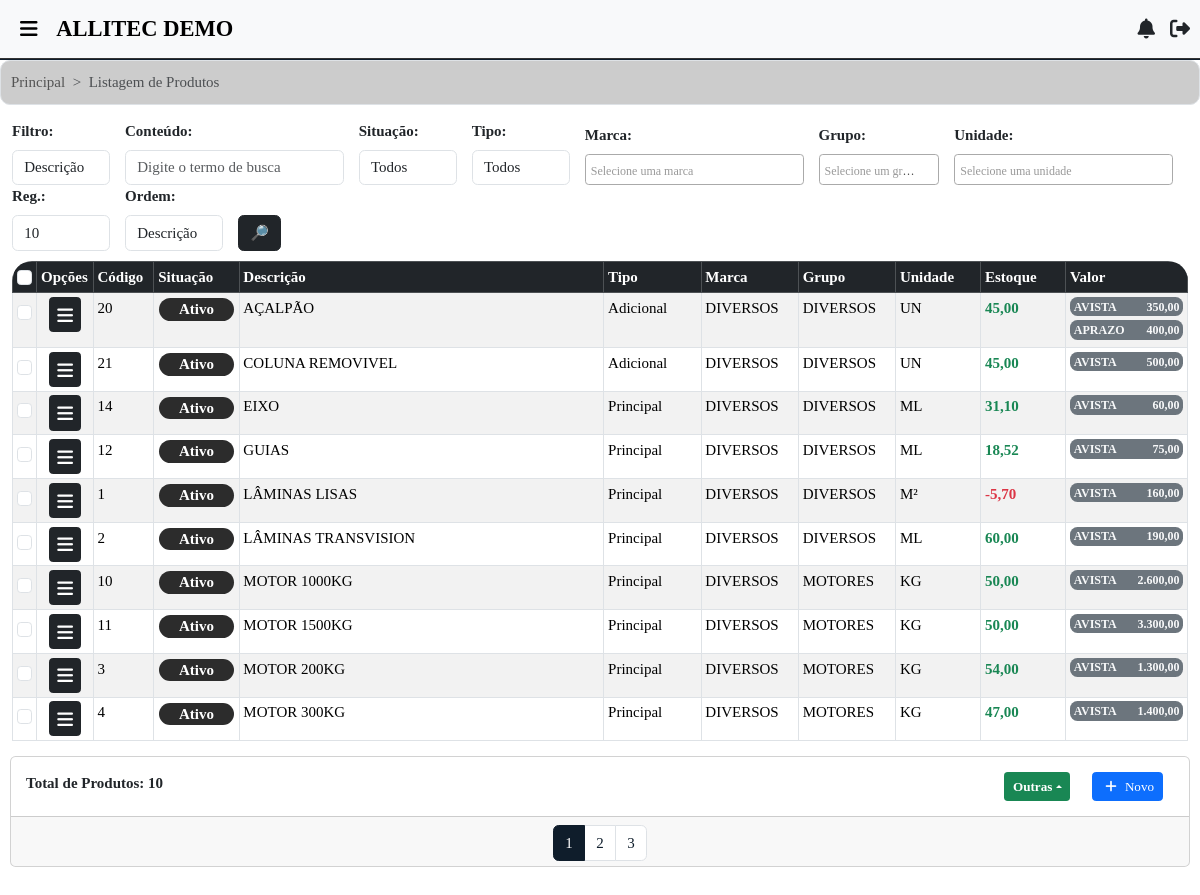
Before: /produtos/lista/ (signed in) with the older database file.
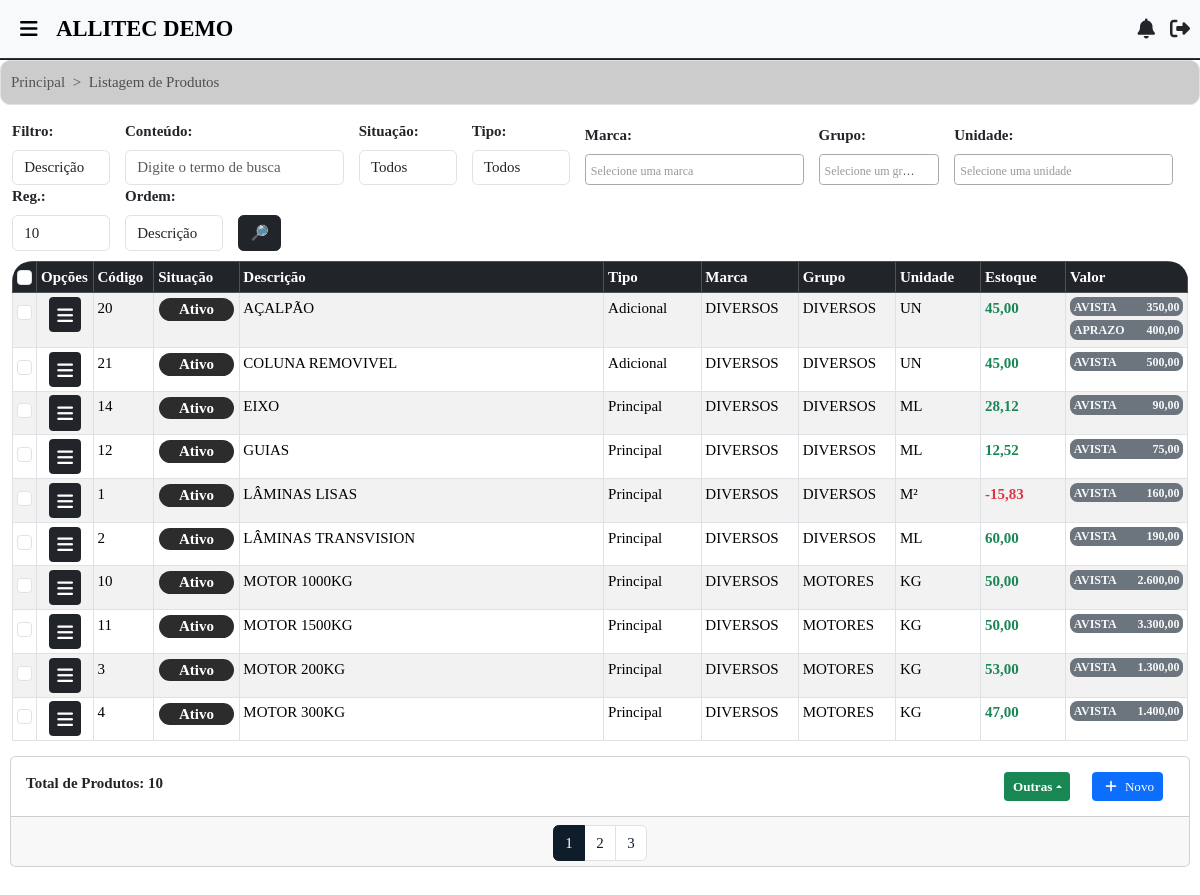
After: the same page with the newer database file.
### produtos/models.py (models this page shows, shortened)
class Produto(models.Model):
    vinc_emp = models.ForeignKey('empresas.Empresa', on_delete=models.CASCADE)
    grupo = models.ForeignKey(Grupo, on_delete=models.SET_NULL, null=True)
    marca = models.ForeignKey(Marca, on_delete=models.SET_NULL, null=True)
    unidProd = models.ForeignKey(Unidade, on_delete=models.SET_NULL, null=True)
    situacao = models.CharField(
        verbose_name="Situação",
        max_length=50,
        choices=[
            ('Ativo', 'Ativo'),
            ('Inativo', 'Inativo'),
        ],
        default="Ativo"
    )
    tp_prod = models.CharField(
        verbose_name="Tipo do Produto",
        max_length=50,
        choices=[
            ('Principal', 'Principal'),
            ('Adicional', 'Adicional'),
        ]
    )
    lista_orc = models.BooleanField(default=False, verbose_name="Exibir na Lista (Orçamentos)")
    desc_prod = models.CharField(max_length=50)
    desc_normalizado = models.CharField(max_length=255, blank=True, null=True)
    vl_compra = models.CharField(max_length=50, default='0.00')
    estoque_prod = models.DecimalField(max_digits=10, decimal_places=2, default=0)
    regra = models.ForeignKey(
        RegraProduto,
        null=True,
        blank=True,
        on_delete=models.SET_NULL
    )
    class Meta:
        verbose_name_plural = "Produtos"
        permissions = [
            ("clonar_produto", "Pode clonar produtos"),
        ]

### tabelas_preco/models.py (models this page shows, shortened)
class TabelaPreco(models.Model):
    descricao = models.CharField(max_length=100, unique=True)
    margem = models.DecimalField(max_digits=12, decimal_places=2, default=0)
    vinc_emp = models.ForeignKey('empresas.Empresa', on_delete=models.CASCADE, null=True, blank=True)
    class Meta:
        verbose_name_plural = "Tabelas de Preço"

### marcas/models.py (models this page shows, shortened)
class Marca(models.Model):
    nome_marca = models.CharField(max_length=100, unique=True)
    vinc_emp = models.ForeignKey('empresas.Empresa', on_delete=models.CASCADE, null=True, blank=True)
    def __str__(self):
        return self.nome_marca
    class Meta:
        verbose_name_plural = "Marcas"

### grupos/models.py (models this page shows, shortened)
class Grupo(models.Model):
    nome_grupo = models.CharField(
        max_length=100,
        verbose_name="Descrição"
    )
    vinc_emp = models.ForeignKey('empresas.Empresa', on_delete=models.CASCADE)
    def __str__(self):
        return f"{self.nome_grupo}"
    class Meta:
        verbose_name_plural = "Grupos"

### unidades/models.py (models this page shows, shortened)
class Unidade(models.Model):
    nome_unidade = models.CharField(max_length=100, unique=True)
    vinc_emp = models.ForeignKey('empresas.Empresa', on_delete=models.CASCADE, null=True, blank=True)
    def __str__(self):
        return self.nome_unidade
    class Meta:
        verbose_name_plural = "Unidades"

### produtos/views.py (the view, shortened to what this page needs)
# urls.py: path("lista/", views.lista_produtos, name='lista-produtos'),
@verifica_permissao('produtos.view_produto')
@login_required
def lista_produtos(request):
    s = request.GET.get('s', '').strip()
    tp = request.GET.get('tp')
    tp_produto = request.GET.get('tp_produto')
    grupo = request.GET.get('gp')
    marca = request.GET.get('marc')
    unid = request.GET.get('unid')
    reg = request.GET.get('reg', '10')
    sit = request.GET.get('sit')
    ordem = request.GET.get('ordem', 'desc_prod')
    produtos = Produto.objects.filter(vinc_emp=request.user.empresa)
    if ordem == '0':
        produtos = produtos.order_by('desc_prod')
    elif ordem == '1':
        produtos = produtos.order_by('id')
    else:
        produtos = produtos.order_by(ordem)
    if tp == 'desc' and s:
        norm_s = remove_accents(s).lower()
        produtos = produtos.filter(desc_normalizado__icontains=norm_s)
    if tp_produto in ['Principal', 'Adicional']:
        produtos = produtos.filter(tp_prod__exact=tp_produto)
    if sit == '1':
        produtos = produtos.filter(situacao='Ativo')
    elif sit == '2':
        produtos = produtos.filter(situacao='Inativo')
    grupo_selecionado = None
    if grupo:
        grupo_selecionado = Grupo.objects.filter(id=grupo, vinc_emp=request.user.empresa).first()
        if grupo_selecionado:
            produtos = produtos.filter(grupo=grupo_selecionado)
    grupos = Grupo.objects.filter(vinc_emp=request.user.empresa)
    marca_selec = None
    if marca:
        marca_selec = Marca.objects.filter(id=marca, vinc_emp=request.user.empresa).first()
        if marca_selec:
            produtos = produtos.filter(marca=marca_selec)
    marcas = Marca.objects.filter(vinc_emp=request.user.empresa)
    unidade_selecionado = None
    if unid:
        unidade_selecionado = Unidade.objects.filter(id=unid, vinc_emp=request.user.empresa).first()
        if unidade_selecionado:
            produtos = produtos.filter(unidProd=unidade_selecionado)
    unidades = Unidade.objects.filter(vinc_emp=request.user.empresa)
    for p in produtos:
        tabelas = ProdutoTabela.objects.filter(produto=p)
        p.tab_conv = [
            {
                "id": tab.id,
                "descricao": tab.tabela.descricao if hasattr(tab, 'tabela') else str(tab),
                "vl_prod": float(tab.vl_prod)
            }
            for tab in tabelas
        ]
    if reg == 'todos':
        num_pagina = produtos.count() or 1
    else:
        try:
            num_pagina = int(reg) if int(reg) > 0 else 1
        except ValueError:
            num_pagina = 10  # padrão
    paginator = Paginator(produtos, num_pagina)
    page = request.GET.get('page')
    produtos = paginator.get_page(page)
    return render(request, 'produtos/lista.html', {
        'produtos': produtos,
        's': s,
        'tp': tp,
        'sit': sit,
        'ordem': ordem,
        'marca_selec': marca_selec,
        'marca': marca,
        'marcas': marcas,
        'grupo_selecionado': grupo_selecionado,
        'grupo': grupo,
        'grupos': grupos,
        'unidade_selecionado': unidade_selecionado,
        'unidades': unidades,
        'unid': unid,
        'reg': reg,
        'tp_produto': tp_produto
    })

### filiais/context_processors.py (called while the page is built)
def notificacoes(request):
    if request.user.is_authenticated:
        notificacoes = Notification.objects.filter(recipient=request.user, unread=True)
        return {'notificacoes': notificacoes}
    return {'notificacoes': []}

### produtos/templatetags/custom_filters.py (called while the page is built)
@register.filter
def moeda_br(value):
    try:
        valor = float(value)
        return "{:,.2f}".format(valor).replace(",", "v").replace(".", ",").replace("v", ".")
    except (ValueError, TypeError):
        return value

### util/permissoes.py (called while the page is built, shortened)
def verifica_permissao(permissao_codename):
    def decorator(view_func):
        @wraps(view_func)
        def _wrapped_view(request, *args, **kwargs):
            return view_func(request, *args, **kwargs)
        return _wrapped_view
    return decorator

### templates/produtos/lista.html (shortened to what the changed rows need)
{% extends 'base.html' %}
{% load static %}
{% load custom_filters %}
{% block content %}
    <div class="container-fluid bg-white">
        <form id="multi-form">
            <div class="table-container" style="margin-left: 1%; margin-right: 1%;">
                <table class="table table-sm table-bordered table-responsive-md table-rounded table-striped" id="tabelas-lista">
                    <thead thead class="table-dark">
                        <tr>
                            <th scope="col" style="text-align: center; cursor: pointer; width: 2%;" onclick="toggleSelectAll()">
                                <input type="checkbox" class="form-check-input" id="select-all" onclick="event.stopPropagation(); toggleSelectAll();">
                            </th>
                            <th scope="col" style="text-align: justify; width: 3%;">Opções</th>
                            <th scope="col" style="text-align: justify; width: 5%;">Código</th>
                            <th scope="col" style="text-align: justify; width: 7%;">Situação</th>
                            <th scope="col" style="text-align: justify; width: 30%;">Descrição</th>
                            <th scope="col" style="text-align: justify; width: 8%;">Tipo</th>
                            <th scope="col" style="text-align: justify; width: 8%;">Marca</th>
                            <th scope="col" style="text-align: justify; width: 8%;">Grupo</th>
                            <th scope="col" style="align-items: center; width: 7%;">Unidade</th>
                            <th scope="col" style="align-items: center; width: 7%;">Estoque</th>
                            <th scope="col" style="align-items: center; width: 10%;">Valor</th>
                        </tr>
                    </thead>
                    <tbody>
                        {% for produto in produtos %}
                            <tr>
                                <td style="text-align: center; padding-top: 8px; cursor: pointer;" onclick="toggleTaskCheckbox(this)">
                                    <input type="checkbox" class="form-check-input task-checkbox" name="multi" value="{{ produto.id }}" onclick="event.stopPropagation(); checkIfAllSelected(); updateMassChangesButton();">
                                </td>
                                <td style="width: 108px;">
                                    <div style="text-align: center;">
                                        <button type="button" data-bs-toggle="modal" data-bs-target="#menuModal{{ produto.id }}" class="btn btn-dark btn-sm">
                                            <span>
                                                <i class="fa-solid fa-bars" style="font-size: 18px; color: white; margin-top: 5px;" title="Menu de Opções"></i>
                                            </span>
                                        </button>
                                    </div>
                                </td>
                                <td style="align-items: center;">{{ produto.id }}</td>
                                <td style="text-align: center; padding: 5px;">
                                    {% if produto.situacao == 'Ativo' %}
                                        <div style="background-color: #2c2c2c; border-radius: 20px; color: white;">
                                            <strong>{{ produto.situacao }}</strong>
                                        </div>
                                    {% else %}
                                        <div style="background-color: #800000; border-radius: 20px; color: white; padding-left: 10px; padding-right: 10px;">
                                            <strong>{{ produto.situacao }}</strong><br>
                                        </div>
                                    {% endif %}
                                </td>
                                <td style="align-items: center;">{{ produto.desc_prod }}</td>
                                <td style="align-items: center;">{{ produto.tp_prod }}</td>
                                <td style="align-items: center;">{{ produto.marca }}</td>
                                <td style="align-items: center;">{{ produto.grupo }}</td>
                                <td style="align-items: center;">{{ produto.unidProd }}</td>
                                <td style="align-items: center; font-weight: bold;">
                                    {% if produto.estoque_prod < 0 %}
                                        <span class="text-danger" title="Saldo Negativo">{{ produto.estoque_prod }}</span>
                                    {% elif produto.estoque_prod > 0 %}
                                        <span class="text-success" title="Saldo Positivo">{{ produto.estoque_prod }}</span>
                                    {% else %}
                                        <span class="text-success" title="Saldo Zerado">{{ produto.estoque_prod }}</span>
                                    {% endif %}
                                </td>
                                <td style="align-items: center;">
                                    <div style="max-height: 5em; overflow-y: auto; white-space: normal; line-height: 0.8em; font-weight: bold;">
                                        {% for tab in produto.tab_conv %}
                                            <div class="p-1 mb-1 bg-secondary text-light rounded-3" style="font-size: 0.8rem;">
                                                {{ tab.descricao }} <span style="float: right;">{{ tab.vl_prod|moeda_br }}</span>
                                            </div>
                                        {% endfor %}
                                    </div>
                                </td>
                            </tr>
                        {% empty %}
                        <tr>
                            <td colspan="11" class="me-auto" style="text-align: center;">
                                Nenhum produto encontrado.
                            </td>
                        </tr>
                        {% endfor %}
                    </tbody>
                </table>
            </div>
        </form>
    </div>
{% endblock %}

Changed rows visible on the page:
changed Produto "EIXO": estoque_prod "31,10" → "28,12"
changed Produto "GUIAS": estoque_prod "18,52" → "12,52"
changed Produto "LÂMINAS LISAS": estoque_prod "-5,70" → "-15,83"
changed Produto "MOTOR 200KG": estoque_prod "54,00" → "53,00"
Other visible differences:
new list line: "AVISTA"
new list line: "90,00"
list line gone: "AVISTA"
list line gone: "60,00"
